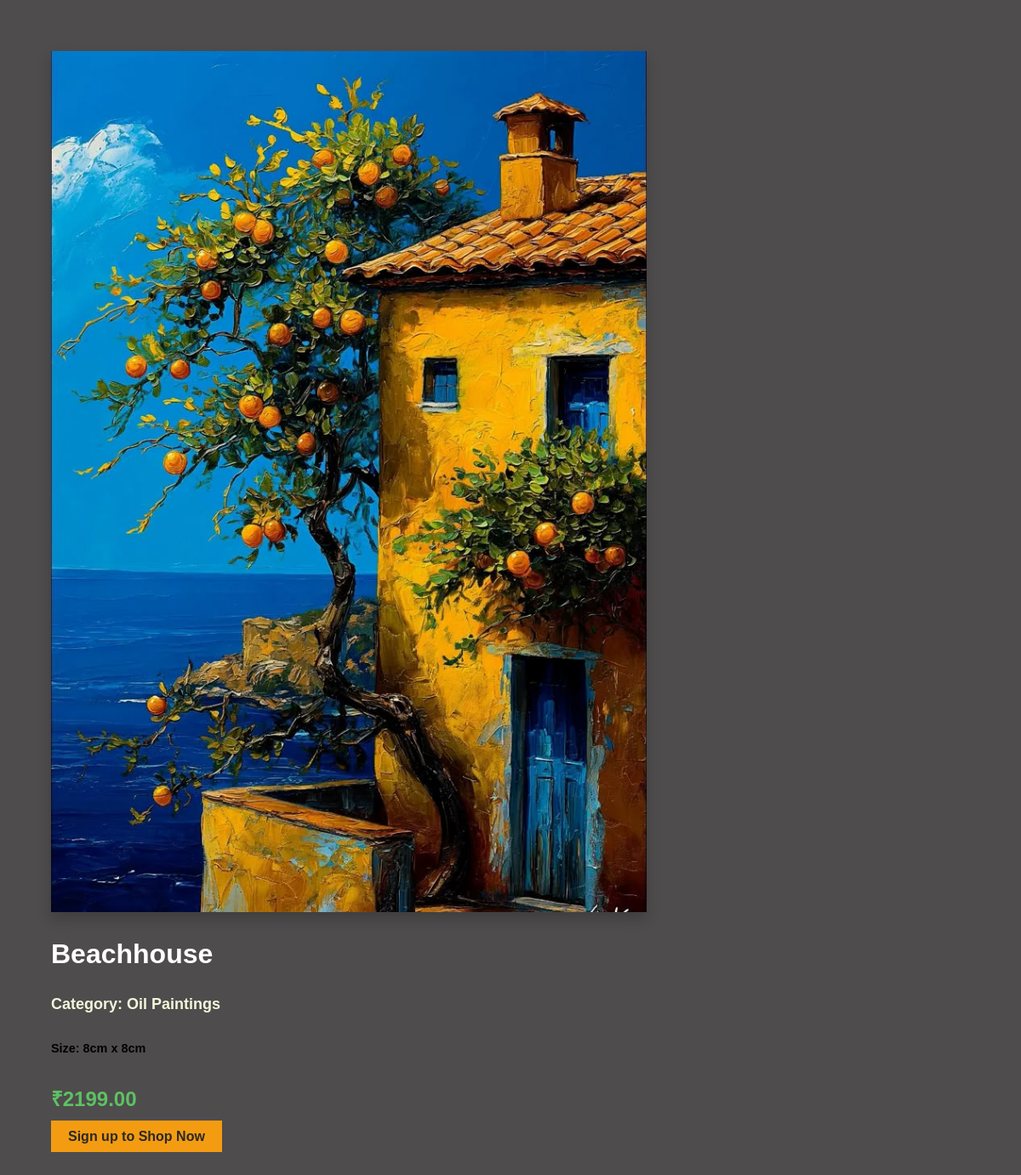
The page /shopnow/17/ on the database its author committed.
### paintings/models.py (models this page shows, shortened)
class Artwork(models.Model):
    CATEGORY_CHOICES = [
        ('Sketches', 'Sketches'),
        ('Portraits', 'Portraits'),
        ('Oil Paintings', 'Oil Paintings'),
        ('Digital Art', 'Digital Art'),
    ]
    title = models.CharField(max_length=200)
    image = models.ImageField(upload_to='artworks/')
    thumbnail_2 = models.ImageField(upload_to='artworks/', blank=True, null=True)
    thumbnail_3 = models.ImageField(upload_to='artworks/', blank=True, null=True)
    thumbnail_4 = models.ImageField(upload_to='artworks/', blank=True, null=True)
    category = models.CharField(max_length=50, choices=CATEGORY_CHOICES)
    price = models.DecimalField(max_digits=10, decimal_places=2)
    height = models.PositiveIntegerField(help_text="Height in cm")
    width = models.PositiveIntegerField(help_text="Width in cm")
    description = models.TextField(blank=True, null=True)

### paintings/views.py (the view)
# urls.py: path('shopnow/<int:artwork_id>/', views.shopnow, name='shopnow'),
def shopnow(request, artwork_id):
    artwork = get_object_or_404(Artwork, id=artwork_id)
    return render(request, 'shopnow.html', {'artwork': artwork})

### paintings/templates/shopnow.html (shortened to what this page needs)
{% load static %}
<!DOCTYPE html>
<html>
<head>
    <link href="{% static 'css/shopnow.css' %}" rel="stylesheet">
    <link rel="stylesheet" href="https://cdn.jsdelivr.net/npm/swiper@11/swiper-bundle.min.css" />
</head>
<body>
    <div class="container my-5">
        <div class="row g-5">
            <div class="col-md-6">
                <img src="{{ artwork.image.url }}" class="img-fluid rounded shadow-sm">
            </div>
            <div class="col-md-6">
                <h2 class="mb-3">{{ artwork.title }}</h2>
                <h5 class="text-muted">Category: {{ artwork.category }}</h5>
                <h6 class="text-muted" style="font-size: 0.9rem;">Size: {{ artwork.height }}cm x {{ artwork.width }}cm</h6>
                <h4 class="text-success fw-bold mb-3">₹{{ artwork.price }}</h4>
                {% if request.session.user_id %}
                    <a href="{% url 'checkout' %}" class="btn btn-primary">Shop Now</a>
                {% else %}
                    <a href="{% url 'signup' %}" class="btn btn-primary">Sign up to Shop Now</a>
                {% endif %}
            </div>
        </div>
    </div>
</body>
</html>

### paintings/static/css/shopnow.css (style rules this page uses)
body { font-family: Arial, sans-serif; margin: 0; padding: 0; background: linear-gradient(to right, #4e4c4c, #4e4c4c); }
.container.my-5 { padding: 20px; max-width: 700px; margin: 40px ; border-radius: 10px; }
.img-fluid.rounded.shadow-sm { width: 100%; height: auto; box-shadow: 0 8px 16px rgba(0,0,0,0.2); object-fit: cover; }
.col-md-6 h2 { font-size: 32px; margin-bottom: 10px; color: #fff; }
.col-md-6 h5.text-muted { font-size: 18px; color: beige; margin-bottom: 10px; }
.text-success.fw-bold.mb-3 { font-size: 24px; font-weight: bold; color: #5ec163; margin-bottom: 15px !important; }
.btn { text-decoration: none; color: #2b2828; font-weight: bold; cursor: pointer; background-color:#f39c12; padding: 10px 20px; font-size: 16px; transition: background-color 0.3s ease; }

### rows shown on the page
Artwork: image (picture), title "Beachhouse", category "Oil Paintings", height "8", width "8", price "2199.00"
